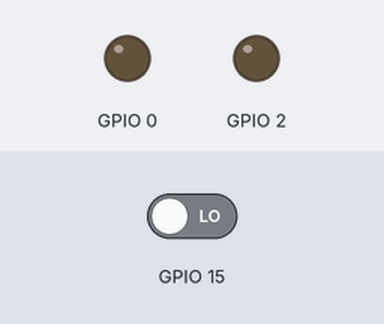
Simulated run of this sketch. Board: ESP32. On the bench: output pins drawn as LEDs (lit = HIGH). Dashed ring = blinking. The inputs (shaded band) are chosen by the test bench; at power-on: GPIO 15 LOW. What the sketch prints to the serial monitor is not drawn.

Above: at 1.2 s.
1.3 s: GPIO 15 driven HIGH
At 1.7 s:
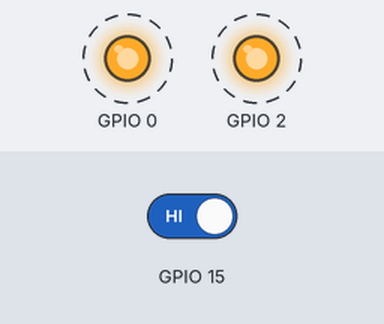
4.3 s: GPIO 15 driven LOW
At 5.4 s:
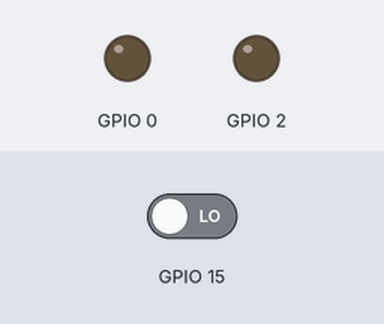
Timing chart, 0 to 7.3 s (numbered marks = the images above; inputs shaded):
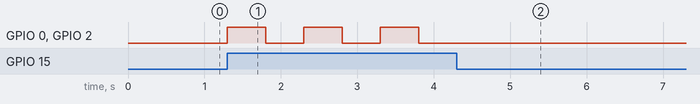

Measured:
- after the input at 1.3 s, GPIO 0, GPIO 2: alternates HIGH for 0.50 s and LOW for 0.50 s, starting at once
- after the input at 4.3 s, GPIO 0, GPIO 2: stops changing and stays LOW

The sketch:

Project_11_PIR_Motion_Alarm_System.ino
```cpp
//**********************************************************************************
/*
 * 名称   : PIR_Motion_Alarm_System
 * 功能   : PIR控制LED和蜂鸣器
 * 作者   : http://www.keyes-robot.com/
*/
byte item = 0;

void setup() {
  Serial.begin(115200); //设置串口波特率为115200
  pinMode(15, INPUT);  //PIR运动传感器连接GPIO15上，并设置为输入模式
  pinMode(2, OUTPUT);  //将LED连接到GPIO2上，并设置为输出模式
  pinMode(0, OUTPUT); //将有源蜂鸣器连接到GPIO0上，并设置为输出模式
}

void loop() {
  item = digitalRead(15); //读取人体红外热释传感器输出的数字信号
  Serial.println(item);  //串口打印人体红外热释传感器输出的数字信号
  if (item == 1) {  //运动检测
    digitalWrite(0, HIGH); //打开蜂鸣器
    digitalWrite(2, HIGH);  //打开LED
    delay(500);  //延迟 500ms
    digitalWrite(0, LOW);  //关闭蜂鸣器
    digitalWrite(2, LOW);  //关闭LED
    delay(500);  //延迟 500ms
  } else {  //没有检测到任何信号或数据
    digitalWrite(0, LOW); //关闭蜂鸣器
    digitalWrite(2, LOW);  //关闭LED
  }
}
//**********************************************************************************
```
